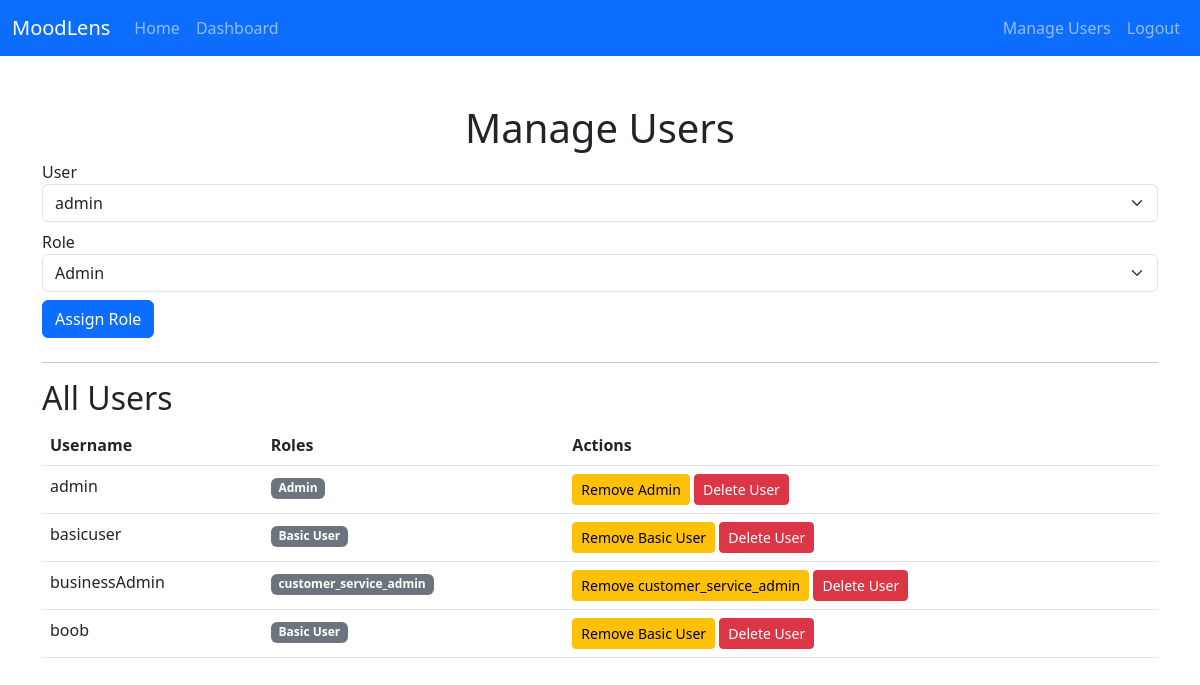
The app's page /admin/manage_users (signed in), older data.
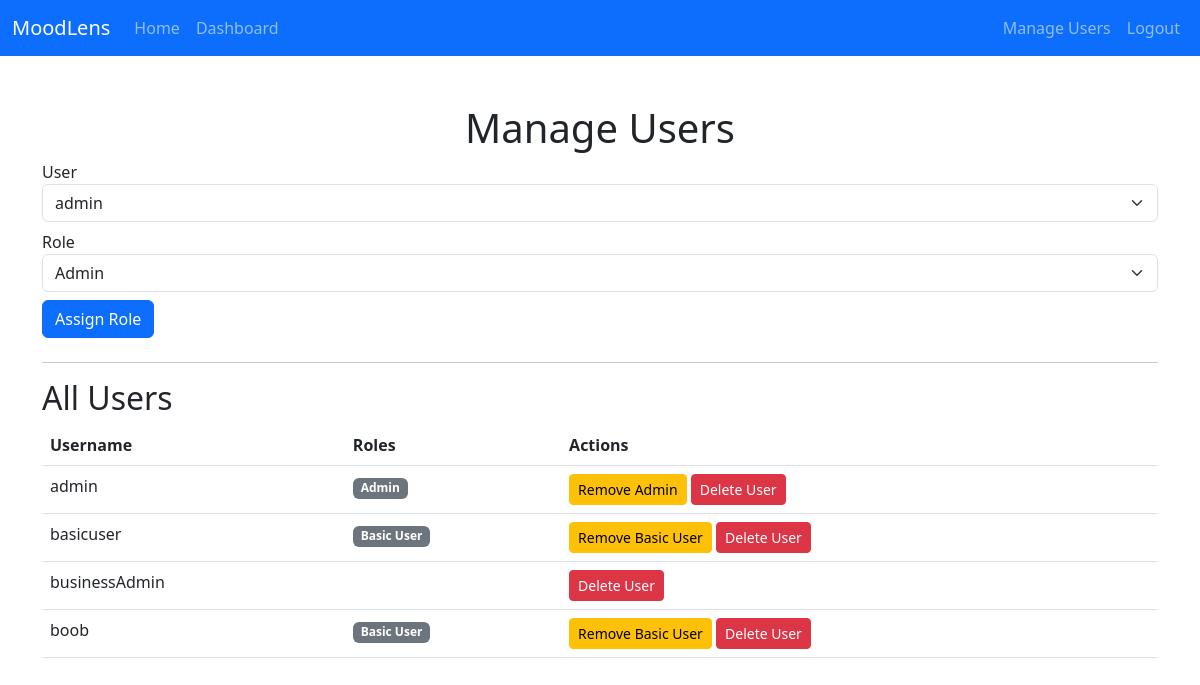
The same page, newer data.
### modules/models.py (models this page shows, shortened)
class User(UserMixin, db.Model):
    __tablename__ = 'users'
    id = db.Column(db.Integer, primary_key=True)
    username = db.Column(db.String(150), unique=True, nullable=False)
    password_hash = db.Column(db.String(150), nullable=False)
    roles = db.relationship(
        'Role',
        secondary='user_roles',  # Reference the user_roles table
        backref=db.backref('users', lazy='dynamic')  # Allows querying users from a role
    )
    def has_role(self, role_name):
        if not self.roles:  # Handle None or empty list
            return False
        return any(role.name == role_name for role in self.roles)

class Role(db.Model):
    __tablename__ = 'roles'
    id = db.Column(db.Integer, primary_key=True)
    name = db.Column(db.String(80), unique=True, nullable=False)
    description = db.Column(db.String(200))
    def __repr__(self):
        return f"<Role {self.name}>"

### modules/routes/admin_routes.py (the view, shortened to what this page needs)
@admin_routes.route("/manage_users", methods=["GET", "POST"])
@login_required
def manage_users():
    if not current_user.has_role("Admin"):
        flash("Access denied: Admins only.", "danger")
        return redirect(url_for("main.index"))
    users = User.query.all()
    roles = Role.query.all()
    return render_template("manage_users.html", users=users, roles=roles)

### app.py (called while the page is built)
@login_manager.user_loader
def load_user(user_id):
    return User.query.get(int(user_id))

### templates/manage_users.html (shortened to what this page needs)
{% extends "base.html" %}
{% block content %}
<h1 class="text-center">Manage Users</h1>
<form method="POST" class="mb-4">
    <div class="form-group mb-2">
        <label for="user">User</label>
        <select name="user_id" id="user" class="form-select" required>
            {% for user in users %}
            <option value="{{ user.id }}">{{ user.username }}</option>
            {% endfor %}
        </select>
    </div>
    <div class="form-group mb-2">
        <label for="role">Role</label>
        <select name="role_id" id="role" class="form-select" required>
            {% for role in roles %}
            <option value="{{ role.id }}">{{ role.name }}</option>
            {% endfor %}
        </select>
    </div>
    <button type="submit" name="action" value="assign" class="btn btn-primary">Assign Role</button>
</form>
<hr>
<h2>All Users</h2>
<table class="table">
    <thead>
        <tr>
            <th>Username</th>
            <th>Roles</th>
            <th>Actions</th>
        </tr>
    </thead>
    <tbody>
        {% for user in users %}
        <tr>
            <td>{{ user.username }}</td>
            <td>
                {% for role in user.roles %}
                <span class="badge bg-secondary">{{ role.name }}</span>
                {% endfor %}
            </td>
            <td>
                {% for role in user.roles %}
                <form method="POST" class="d-inline">
                    <button type="submit" name="action" value="remove" class="btn btn-sm btn-warning">Remove {{ role.name }}</button>
                </form>
                {% endfor %}
                <form method="POST" class="d-inline">
                    <button type="submit" name="action" value="delete" class="btn btn-sm btn-danger">Delete User</button>
                </form>
            </td>
        </tr>
        {% endfor %}
    </tbody>
</table>
{% endblock %}

### templates/base.html (shortened to what this page needs)
<!DOCTYPE html>
<html lang="en">
<head>
    <link href="https://cdn.jsdelivr.net/npm/bootstrap@5.3.0/dist/css/bootstrap.min.css" rel="stylesheet">
</head>
<body>
    <nav class="navbar navbar-expand-lg navbar-dark bg-primary">
        <div class="container-fluid">
            <a class="navbar-brand" href="/">MoodLens</a>
            <div class="collapse navbar-collapse" id="navbarNav">
                <ul class="navbar-nav me-auto">
                    <li class="nav-item">
                        <a class="nav-link" href="/">Home</a>
                    </li>
                    {% if current_user.is_authenticated and (current_user.has_role("Admin") or current_user.has_role("UserAdmin")) %}
                    <li class="nav-item">
                        <a class="nav-link" href="/dashboard">Dashboard</a>
                    </li>
                    {% endif %}
                </ul>
                <ul class="navbar-nav">
                    {% if current_user.is_authenticated %}
                        {% if current_user.has_role("Admin") %}
                            <li class="nav-item">
                                <a class="nav-link" href="/admin/manage_users">Manage Users</a>
                            </li>
                        {% endif %}
                        <li class="nav-item">
                            <a class="nav-link" href="/auth/logout">Logout</a>
                        </li>
                    {% endif %}
                </ul>
            </div>
        </div>
    </nav>
    <div class="container mt-5">
        {% block content %}{% endblock %}
    </div>
</body>
</html>

Row changes from the older to the newer data that the page shows:
removed Role: name "customer_service_admin", shown under User "businessAdmin"
